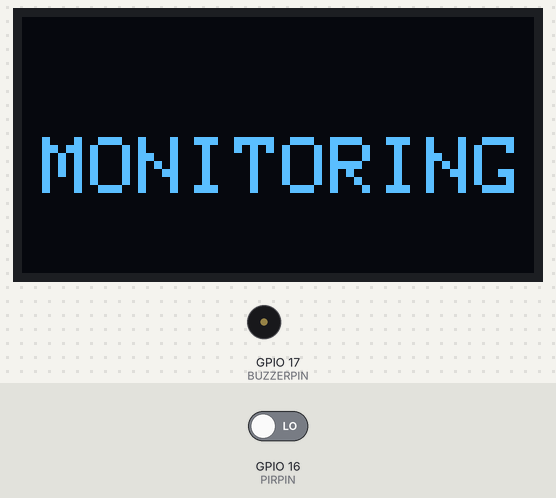
Simulated run of this sketch. Board: ESP32. On the bench: 128×64 one-colour display, buzzer (waves = sounding, pin HIGH). The inputs (shaded band) are chosen by the test bench; at power-on: GPIO 16 (PIRPIN) LOW. WiFi joins after 1.5 s; servers stay silent unless stated; network time is answered at once with the bench clock; the local clock reads 2024-03-15 10:24:30 at power-on unless the sketch sets it; what the sketch prints to the serial monitor is not drawn.

Above: at 6.2 s.
6.3 s: GPIO 16 (PIRPIN) driven HIGH
At 7.4 s:
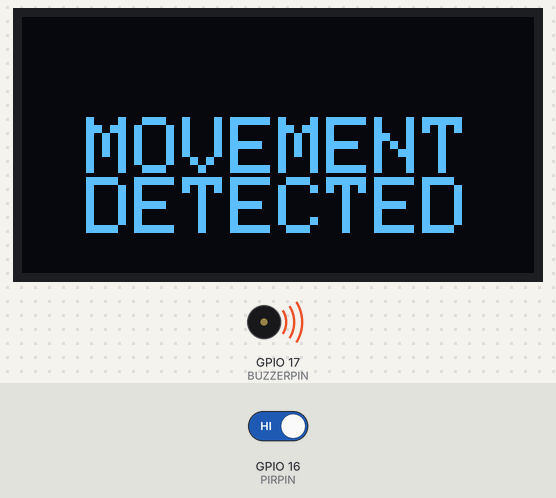
8.1 s: GPIO 16 (PIRPIN) driven LOW
At 9.7 s:
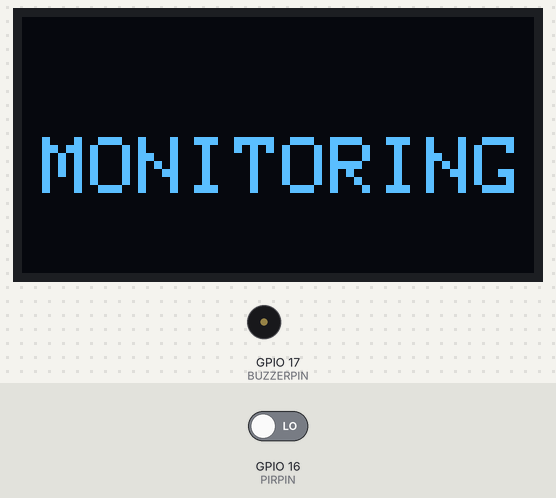
Timing chart, 0 to 11.2 s (numbered marks = the images above; inputs shaded):
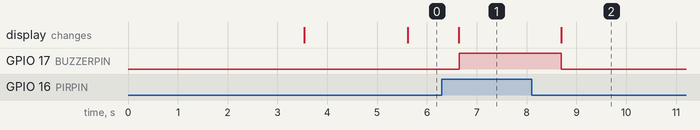

The sketch:

OLED_PIR_BUZZER_EMAIL_RTC2_ALARM_Devcon.ino
```cpp
/////////////////////////////////////////////////////////////////////////////////////////////
//The schedules are set for every day at the same time period for the sake of this example //
/////////////////////////////////////////////////////////////////////////////////////////////


#include <NTPClient.h> //Library to update time from an internet time server
#include <WiFi.h> // Wifi Library
#include <WiFiUdp.h> // Wifi UDP Library
#include <Wire.h> // I2C Library communicates with the OLED and the RTC Module
#include <RtcDS3231.h> // Library for the DS3231 RTC module
#include <Adafruit_SSD1306.h> // OLED with SSD1306 driver Library
#include <Arduino.h>
#include <Time.h>
#include "ESP32_MailClient.h"


#define countof(a) (sizeof(a) / sizeof(a[0]))
#define SCREEN_WIDTH 128 // OLED display width, in pixels
#define SCREEN_HEIGHT 64 // OLED display height, in pixels

// Declaration for an SSD1306 display connected to I2C (SDA, SCL pins)
#define OLED_RESET     4 // Reset pin # (or -1 if sharing Arduino reset pin)
Adafruit_SSD1306 display(SCREEN_WIDTH, SCREEN_HEIGHT, &Wire, OLED_RESET);
//A global string to store the RTC Date Time
String GlobalRTCDateTime;
// GPIO Defined here as GPIO 16 as INPUT GPIO 17 as buzzer output
const int PIRPIN = 16;
const int BUZZERPIN = 17;

//get the current time from time server for GMT +4
WiFiUDP ntpUDP;
NTPClient timeClient(ntpUDP, "africa.pool.ntp.org", 4*3600);//

//The Email Sending data object contains config and data to send
SMTPData smtpData;


// WIFI Credentials

const char *ssid     = "Maker_Space";
const char *password = "ApolloRocks";
RtcDS3231<TwoWire> Rtc(Wire);

///////////////////////////////////
// Watch Daemon parameters       //
///////////////////////////////////

int StartHours = 9;
int EndHours = 23;
int SecInactivityAlert = 20; //number of iniactive second as Warning
int SecInactivityCritical = 40 ; // number of seconds as Critical
int CurrHr, CurrMin, CurrSec;
boolean AlertSent = false;
boolean CriticalSent = false;
boolean MonitoringStarted =false;
unsigned long AlertMillis;
unsigned long CriticalMillis;
String Recipient;

void setup() {
  Serial.begin(115200);
  delay(500);
  Rtc.Begin();


  Recipient="yovanfowdar@gmail.com";
  pinMode(BUZZERPIN,OUTPUT);
  pinMode(PIRPIN,INPUT);
  WiFi.begin(ssid, password);


  //delay(20000); // Give some time for wifi to connect
  while (WiFi.status() != WL_CONNECTED) {
    delay(500);
    Serial.println("Warning WiFi not connected using RTC Date Time");
  }
  UpdateRTC();
  Serial.println("RTC UPDATE PROCESS");
  delay(500);
  GetRTCTime();
  SendEmail(Recipient, "Elderly Monitoring System Status", "SYSTEM POWERED ON @ " +GlobalRTCDateTime ,1 );


  Serial.println("Starting Up");
  // SSD1306_SWITCHCAPVCC = generate display voltage from 3.3V internally
  if(!display.begin(SSD1306_SWITCHCAPVCC, 0x3C)) { // Address 0x3C for 128x64
    Serial.println(F("SSD1306 allocation failed"));
    for(;;); // Don't proceed, loop forever
  }

  // Show initial display buffer contents on the screen --
  // the library initializes this with an Adafruit splash screen.
  display.clearDisplay();
  display.display();
  delay(1000);

}

void loop() {
delay(1000);
watchdaemon();


  int PIRState = digitalRead(PIRPIN);
  if ( PIRState == HIGH)
  {
    MovementDetected();
    digitalWrite(BUZZERPIN,HIGH);


  }
  else
  {
    Monitoring();
    digitalWrite(BUZZERPIN,LOW);
  }

}

//Callback function to get the Email sending status
void sendCallback(SendStatus info);


void MovementDetected()
{


   display.clearDisplay();
   display.setCursor(0,0);
   display.setTextSize(2);
   display.setTextColor(SSD1306_WHITE);
   display.setCursor(16,25);
   display.println("MOVEMENT");
   display.setCursor(16,40);
   display.println("DETECTED");
   display.display();
   // If I was in a previous alert stage either where it was an Alert or Critical Type I will send a message to the recipient informing that movement has been detedted
   if ((AlertSent)||(CriticalSent))
   {
     SendEmail(Recipient, "Movement has been detected", "Please note that a movement has been detected by the system after an Alert, A Critical or both messages have been sent", 1) ;

   }
    InitialiseInactivityValues();
}


void Monitoring()
{
   display.clearDisplay();
   display.setTextSize(2);
   display.setTextColor(SSD1306_WHITE);
   display.setCursor(5,30);
   display.println(F("MONITORING"));
   display.setCursor(20,30);
   display.display();
}

void UpdateRTC()
{
  // Do udp NTP lookup, epoch time is unix time - subtract the 30 extra yrs (946684800UL) library expects 2000 epoch time starts on 01/01/1970
  timeClient.update();
  unsigned long epochTime = timeClient.getEpochTime()-946684800UL;
  Rtc.SetDateTime(epochTime);
}


void printDateTime(const RtcDateTime& dt)
{
    char datestring[20];
    snprintf_P(datestring,
            countof(datestring),
            PSTR("%02u/%02u/%04u %02u:%02u:%02u"),
            dt.Day(),
            dt.Month(),
            dt.Year(),
            dt.Hour(),
            dt.Minute(),
            dt.Second() );
    //Serial.println(datestring);
    GlobalRTCDateTime = datestring;
    //Serial.println("");
    //Serial.print(" Current GlobalRTCDateTime -->");
    //Serial.println(GlobalRTCDateTime);
    CurrHr = (GlobalRTCDateTime.substring(11,13)).toInt();
    CurrMin = (GlobalRTCDateTime.substring(14,16)).toInt();
    CurrSec = (GlobalRTCDateTime.substring(17,19)).toInt();

}


boolean SendEmail(String recipientemail, String subject, String message, int messagetype)
{
  String wrapperstart, wrapperend;
  smtpData.setLogin("mail.genplusltd.com", 465, "devcon@genplusltd.com", "n#},zvr+MYF[");
  smtpData.setSender("Elderly Monitor Agent", "devcon@genplusltd.com");
  smtpData.setPriority("High");
  smtpData.setSubject(subject);
  if (messagetype == 1)
  {
    //Information
    wrapperstart =  "<h1><strong><span style='background-color: #339966;'>";
    wrapperend = "</span></strong></h1><p>&nbsp;</p>";
   }

  if (messagetype == 2)
  {
    //Alert
    wrapperstart =  "<h1><strong><span style='background-color: #ff6600;'>";
    wrapperend = "</span></strong></h1><p>&nbsp;</p>";
   }

   if (messagetype == 3 )
  {
    //Critical
    wrapperstart =  "<h1><strong><span style='background-color: #ff0000;'>";
    wrapperend = "</span></strong></h1><p>&nbsp;</p>";
   }


  String emailmessage = wrapperstart + message + wrapperend;
  smtpData.setMessage(emailmessage, true);
  smtpData.addRecipient(recipientemail);
  smtpData.setSTARTTLS(false);// important
  //smtpData.setDebug(true);

  smtpData.setSendCallback(sendCallback);

  if (!MailClient.sendMail(smtpData))
    Serial.println("Error sending Email, " + MailClient.smtpErrorReason());

  //Clear all data from Email object to free memory
  smtpData.empty();


}


void sendCallback(SendStatus msg)
{
  //Print the current status
  Serial.println(msg.info());

  //Do something when complete
  if (msg.success())
  {
   // Serial.println("----------------");
  }
}


void watchdaemon()
{
  //This is the main logic of the device where alerts are sent

  GetRTCTime();

  if ((CurrHr >= StartHours) && (CurrHr <= (EndHours-1)))
  {
    if (! MonitoringStarted)
    {
      InitialiseInactivityValues();
      //Serial.print( "Current Millis -->");
      //Serial.println(millis());

      MonitoringStarted = true;
      //Serial.print( "Alert Millis -->");
      //Serial.println(AlertMillis);
      //Serial.print( "Critical Millis -->");
      //Serial.println(CriticalMillis);

    }

    if (MonitoringStarted)
    {
     //Alert Threshold
     String message;
      if(( millis() > AlertMillis) && (!AlertSent))
      {
//        Serial.print( " Current millis -->");
//        Serial.println(millis());
//        Serial.println( " Threshold of AlertMillis exceeded");
        if (!AlertSent)
        {
          message = "The system has not monitored any movement for more than " + String(SecInactivityAlert) + " Seconds ";
          SendEmail(Recipient, "Alert Threshold Esceeded", message, 2);
          AlertSent = true;
        }
      }

      //Critical Threshold
      if( (millis() > CriticalMillis) && (!CriticalSent))
      {
//        Serial.print( " Current millis -->");
//        Serial.println(millis());
//        Serial.println( " Threshold of CriticalMillis exceeded");
        if(!CriticalSent)
        {
         message = "The system has not monitored any movement for more than " + String(SecInactivityCritical) + " Seconds ";
         SendEmail(Recipient, "Critical Threshold Esceeded", message, 3);
         CriticalSent = true;
        }
      }

    }

  }
}
void InitialiseInactivityValues()
{

   AlertMillis = millis() + (SecInactivityAlert * 1000);
   CriticalMillis = millis() + (SecInactivityCritical * 1000);
   AlertSent = false;
   CriticalSent = false;
   Serial.println("Values Reinitialized");


}


void GetRTCTime(){
  RtcDateTime now = Rtc.GetDateTime();

  printDateTime(now); // this will update the global time variable GlobalRTCDateTime;
}
```

Measured:
- after the input at 6.3 s, GPIO 17 (BUZZERPIN): LOW → HIGH after 0.34 s; the display: changes after 0.34 s (image 1)
- after the input at 8.1 s, GPIO 17 (BUZZERPIN): HIGH → LOW after 0.60 s; the display: changes after 0.60 s (image 2)
